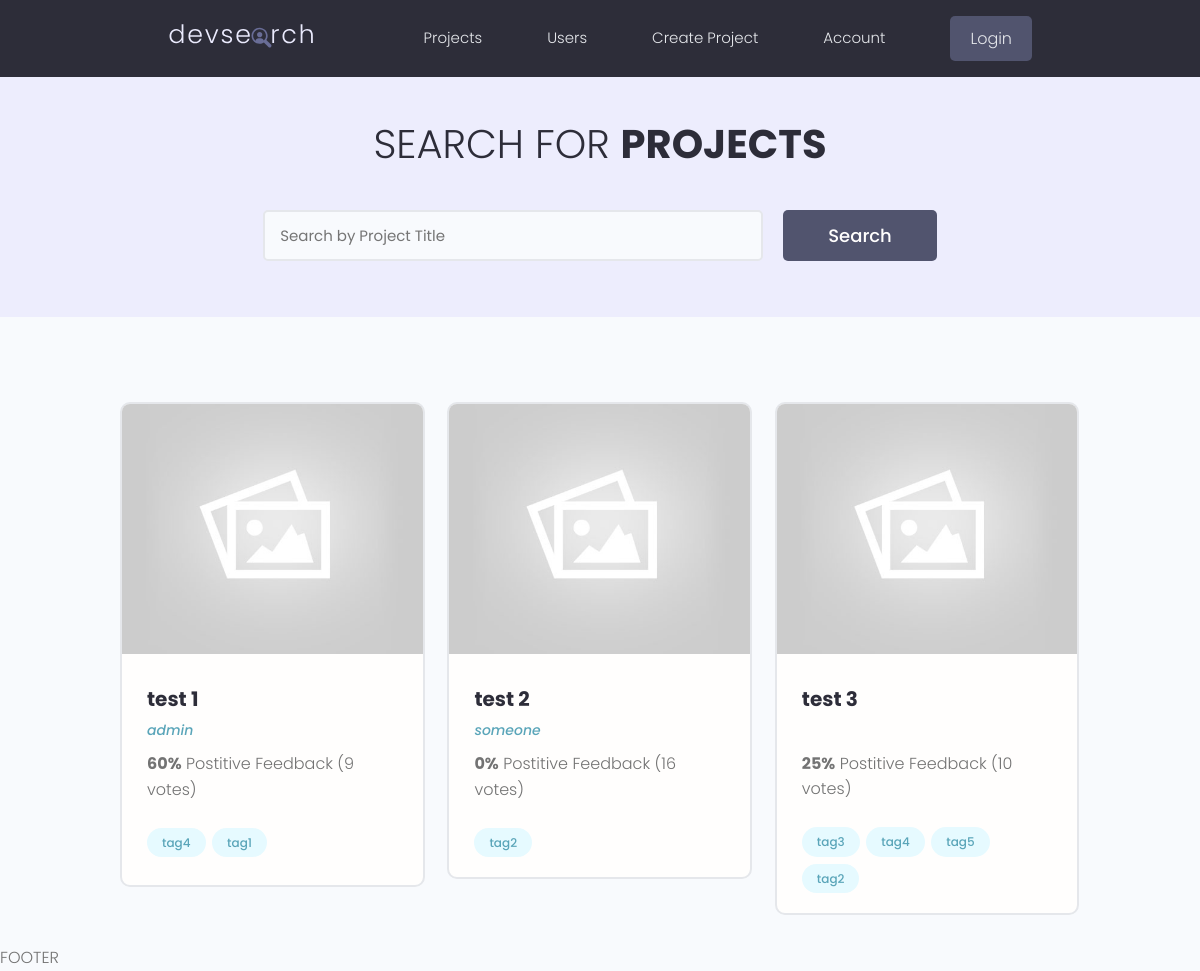
The app's page /, older data.
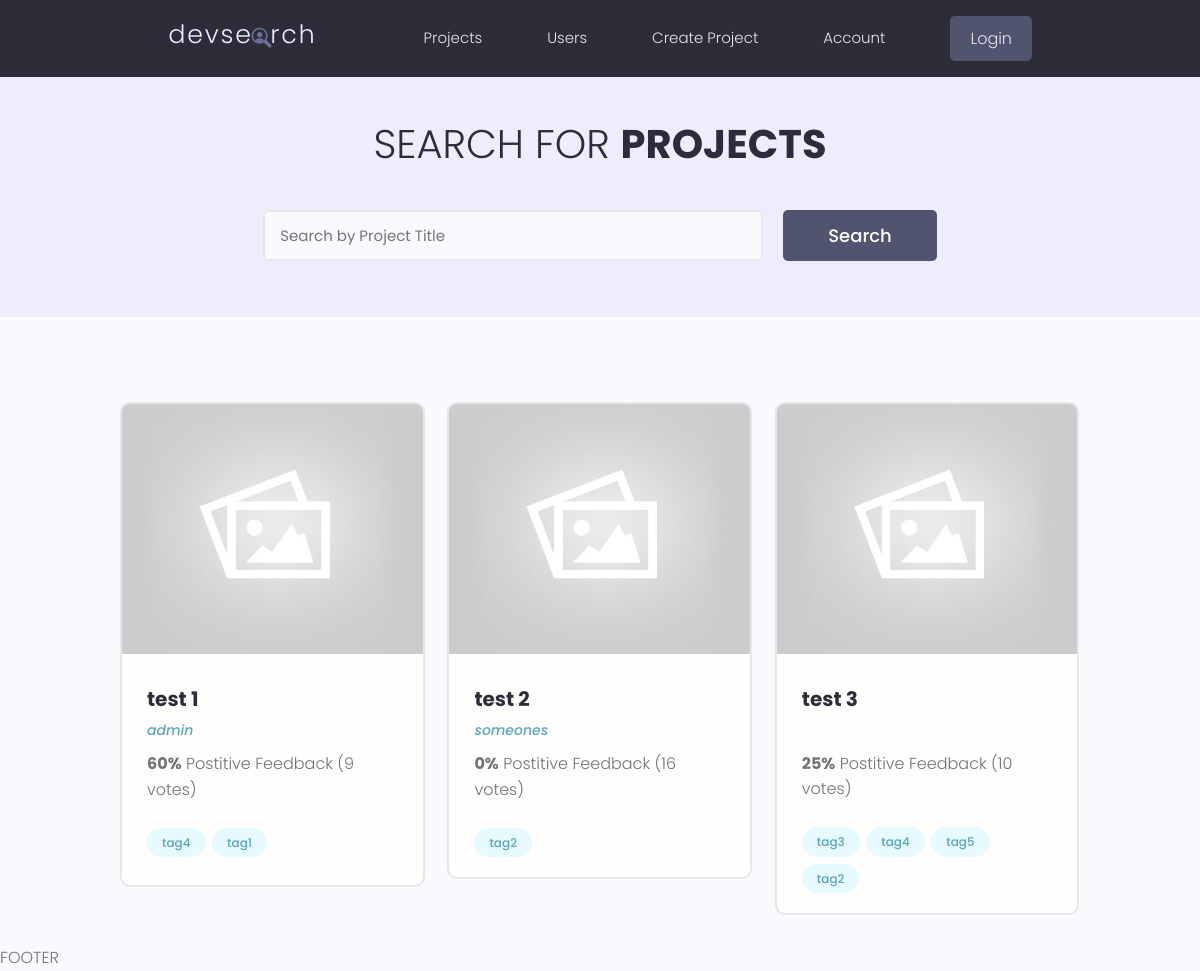
The same page, newer data.
### projects/models.py (models this page shows, shortened)
class Project(models.Model):
    owner = models.ForeignKey(Profile, null=True, blank=True, on_delete=models.SET_NULL)
    title = models.CharField(max_length=200)
    description = models.TextField(null=True, blank=True)
    featured_image = models.ImageField(null=True, blank=True, default="default.jpg")
    demo_link = models.CharField(max_length=2000, null=True, blank=True)
    source_link = models.CharField(max_length=2000, null=True, blank=True)
    tags = models.ManyToManyField('Tag', blank=True)
    vote_total = models.IntegerField(default=0, null=True, blank=True)
    vote_ratio = models.IntegerField(default=0, null=True, blank=True)
    created = models.DateTimeField(auto_now_add=True)
    id = models.UUIDField(default=uuid.uuid4, unique=True, primary_key=True, editable=False)

class Tag(models.Model):
    name = models.CharField(max_length=200)
    created = models.DateTimeField(auto_now_add=True)
    id = models.UUIDField(default=uuid.uuid4, unique=True, primary_key=True, editable=False)
    def __str__(self):
        return self.name

### users/models.py (models this page shows, shortened)
class Profile(models.Model):
    user = models.OneToOneField(User, on_delete=models.CASCADE, null=True, blank=True)
    name = models.CharField(max_length=200, null=True, blank=True)
    email = models.EmailField(max_length=500, null=True, blank=True)
    username = models.CharField(max_length=200, null=True, blank=True)
    user_info = models.CharField(max_length=200, null=True, blank=True)
    user_bio = models.TextField(null=True, blank=True)
    profile_picture = models.ImageField(null=True, blank=True, upload_to='profiles/', default="profiles/user_default.jpg")
    user_website = models.CharField(max_length=200, null=True, blank=True)
    created = models.DateTimeField(auto_now_add=True)
    id = models.UUIDField(default=uuid.uuid4, unique=True, primary_key=True, editable=False)

### projects/views.py (the view)
# urls.py: path('', views.projects, name="projects"),
def projects(request):
    projects = Project.objects.all()
    context = {'projects': projects}
    return render(request, 'projects/projects.html', context)

### projects/templates/projects/projects.html (shortened to what this page needs)
<!DOCTYPE html>
<html lang="en">
<head>
</head>
<body>
{% extends  'main.html' %}
{% block content %}
  <main class="projects">
    <section class="hero-section text-center">
      <div class="container container--narrow">
        <div class="hero-section__box">
          <h2>Search for <span>Projects</span></h2>
        </div>
        <div class="hero-section__search">
          <form class="form" action="#" method="get">
            <div class="form__field">
              <input class="input input--text" id="formInput#search" type="text" name="text"
                placeholder="Search by Project Title" />
            </div>
            <input class="btn btn--sub btn--lg" type="submit" value="Search" />
          </form>
        </div>
      </div>
    </section>
    <section class="projectsList">
      <div class="container">
        <div class="grid grid--three">
            {% for project in projects %}
          <div class="column">
            <div class="card project">
              <a href="{% url 'project' project.id %}" class="project">
                <img class="project__thumbnail" src="{{project.featured_image.url}}" alt="project thumbnail" />
                <div class="card__body">
                  <h3 class="project__title">{{project.title}}</h3>
                  <p><a class="project__author">{{project.owner.name}}</a></p>
                  <p class="project--rating">
                    <span style="font-weight: bold;">{{project.vote_ratio}}%</span> Postitive
                    Feedback ({{project.vote_total}} votes)
                  </p>
                  <div class="project__tags">
                      {% for tag in project.tags.all %}
                    <span class="tag tag--pill tag--main">
                      <small>{{tag}}</small>
                    </span>
                      {% endfor %}
                  </div>
                </div>
              </a>
            </div>
          </div>
            {% endfor %}
        </div>
      </div>
    </section>
  </main>
{% endblock %}

### templates/main.html (shortened to what this page needs)
<!DOCTYPE html>
{% load static %}
<html lang="en">
<head>
  <link rel="stylesheet" href="https://cdn.iconmonstr.com/1.3.0/css/iconmonstr-iconic-font.min.css" />
  <link rel="stylesheet" href="{% static 'uikit/styles/uikit.css' %}" />
  <link rel="stylesheet" href="{% static 'styles/app.css' %}" />
</head>
<body>
{% include 'navbar.html' %}
{% block content %}
{% endblock content %}
<p>FOOTER</p>
</body>
</html>

### templates/navbar.html (shortened to what this page needs)
<!DOCTYPE html>
{% load static %}
<html lang="en">
<head>
</head>
<body>
  <header class="header">
    <div class="container container--narrow">
      <a href="{% url 'projects' %}" class="header__logo">
        <img src="{% static 'images/logo.svg' %}" alt="DevSearch Logo" />
      </a>
      <nav class="header__nav">
        <ul class="header__menu">
          <li class="header__menuItem"><a href="{% url 'projects' %}">Projects</a></li>
          <li class="header__menuItem"><a href="{% url 'profiles' %}">Users</a></li>
          <li class="header__menuItem"><a href="{% url 'create_project' %}">Create Project</a></li>
          <li class="header__menuItem"><a href="{% url 'account' %}">Account</a></li>
          {% if request.user.is_authenticated %}
          <li class="header__menuItem"><a href="{% url 'logout' %}" class="btn btn--sub">Logout</a></li>
          {% else %}
          <li class="header__menuItem"><a href="{% url 'login' %}" class="btn btn--sub">Login</a></li>
          {% endif %}
        </ul>
      </nav>
    </div>
  </header>
</body>
</html>

### static/styles/app.css (style rules this page uses)
:root { --color-sub: #2d2d39; }
.btn--sub { background-color: var(--color-sub-light); }
.card { border: 2px solid var(--color-light); }
img { width: 100%; }
.header { position: sticky; z-index: 111; background-color: var(--color-sub); padding: 1.5rem 0; }
.header > .container { display: flex; justify-content: space-between; align-items: center; }
.header__logo > img { height: 3.8rem; }
.header__nav > ul { display: inline-flex; align-items: center; list-style: none; gap: 6.5rem; }
.header__menuItem > a { color: var(--color-light); font-weight: 300; }
.hero-section { height: 40vh; display: flex; align-items: center; background-color: var(--color-sub); }
.hero-section__box { margin-bottom: 4rem; }
.hero-section__box > h2, .hero-section__box > h2 > span { font-size: 4rem; color: var(--color-light); line-height: 1.3; text-transform: uppercase; }
.hero-section__box > h2 { font-weight: 300; }
.hero-section__box > h2 > span { font-weight: 700; }
.hero-section__search > .form { display: flex; align-items: center; justify-content: center; gap: 2rem; }
.hero-section__search > .form input.input--text { width: 50rem; }
.project__author { font-size: 1.4rem; font-style: italic; }
.project--rating { margin-bottom: 1.6em; margin-top: .5em; }
.projects > .hero-section { background: var(--color-sub-lighter); height: 30vh; }
.projects .hero-section__box { margin-bottom: 2.5rem; }
.projects .hero-section__box > h2 { color: var(--color-sub); }
.projects .hero-section__box > h2 > span { font-weight: 700; color: var(--color-sub); }
.projectsList { margin-top: 8rem; }
.project__thumbnail { height: 25rem; object-fit: cover; object-position: top center; }
.project__title { font-size: 2rem; font-weight: 700; color: var(--color-sub); }

### static/uikit/styles/modules/_variables.css (style rules this page uses)
:root { --color-main: #5aa5b9; --color-main-light: #e6faff; --color-sub: #3f4156; --color-sub-light: #51546e; --color-sub-lighter: #ededfd; --color-text: #737373; --color-gray: #8b8b8b; --color-light: #e5e7eb; --color-light-gray: #767676; --color-bg: #f8fafd; --color-white: #fffefd; --color-white-light: #f3f3f3; --color-success: #359e64; --color-success-bg: #def8e8; --color-error: #fc4b0b; --color-error-bg: #fff2ee; --font-base: 'Poppins', arial, helvetica, 'Segoe UI', roboto, ubuntu, sans-serif; --font-monospace: 'Fira Code', 'Courier New', courier, monospace; --font-regular: 300; --font-medium: 500; --font-bold: 700; --generic-shadow: 1px 1px 5px #00000010; --generic-transition: all 0.3s ease-in-out; }

### static/uikit/styles/modules/_base.css (style rules this page uses)
* { margin: 0; padding: 0; box-sizing: border-box; text-rendering: optimizeLegibility; color: inherit; font-size: inherit; }
html { font-size: 50%; }
@media only screen and (min-width: 480px) { html { font-size: 56.25%; } }
@media only screen and (min-width: 1200px) { html { font-size: 62.5%; } }
body { line-height: 1.6; font-weight: 400; font-size: 1.5rem; color: var(--color-text); background-color: var(--color-bg); min-height: 100vh; }

### static/uikit/styles/modules/_typography.css (style rules this page uses)
* { font-family: var(--font-base); }
h2 { font-size: 3.6rem; font-weight: var(--font-bold); }
h3 { font-size: 3.2rem; font-weight: var(--font-medium); }
p, span, strong { font-size: 1.6rem; color: var(--color-text); font-weight: var(--font-regular); }
a { padding-bottom: 2px; text-decoration: none; display: inline-block; color: var(--color-main); font-weight: var(--font-medium); }

### static/uikit/styles/modules/_utilities.css (style rules this page uses)
.container { width: 92%; max-width: 165rem; margin: 0 auto; box-sizing: border-box; }
.container--narrow { width: 92%; max-width: 120rem; }
@media screen and (min-width: 1000px) { .container { width: 90%; } }
@media screen and (min-width: 1000px) { .container--narrow { width: 85%; } }
@media screen and (min-width: 1200px) { .container { width: 80%; } }
@media screen and (min-width: 1200px) { .container--narrow { width: 72%; } }
.text-center { text-align: center; }

### static/uikit/styles/modules/_button.css (style rules this page uses)
.btn { display: inline-block; position: relative; cursor: pointer; background-color: var(--color-light); font-weight: var(--font-medium); color: var(--color-sub); text-decoration: none; padding: 1rem 2rem; border-radius: 0.5rem; border: none; width: -webkit-fit-content; width: -moz-fit-content; width: fit-content; height: -webkit-fit-content; height: -moz-fit-content; height: fit-content; font-size: 1.6rem; outline-width: 0; outline-color: transparent; -webkit-backface-visibility: hidden; backface-visibility: hidden; transition: all 0.3s ease-in-out; }
.btn--sub { background-color: var(--color-sub); color: var(--color-white); }
.btn--lg { font-size: 1.8rem; padding: 1.2rem 4.5rem; }

Row changes from the older to the newer data that the page shows:
changed through a linked row, Project "test 2": owner.name "someone" → "someones"
